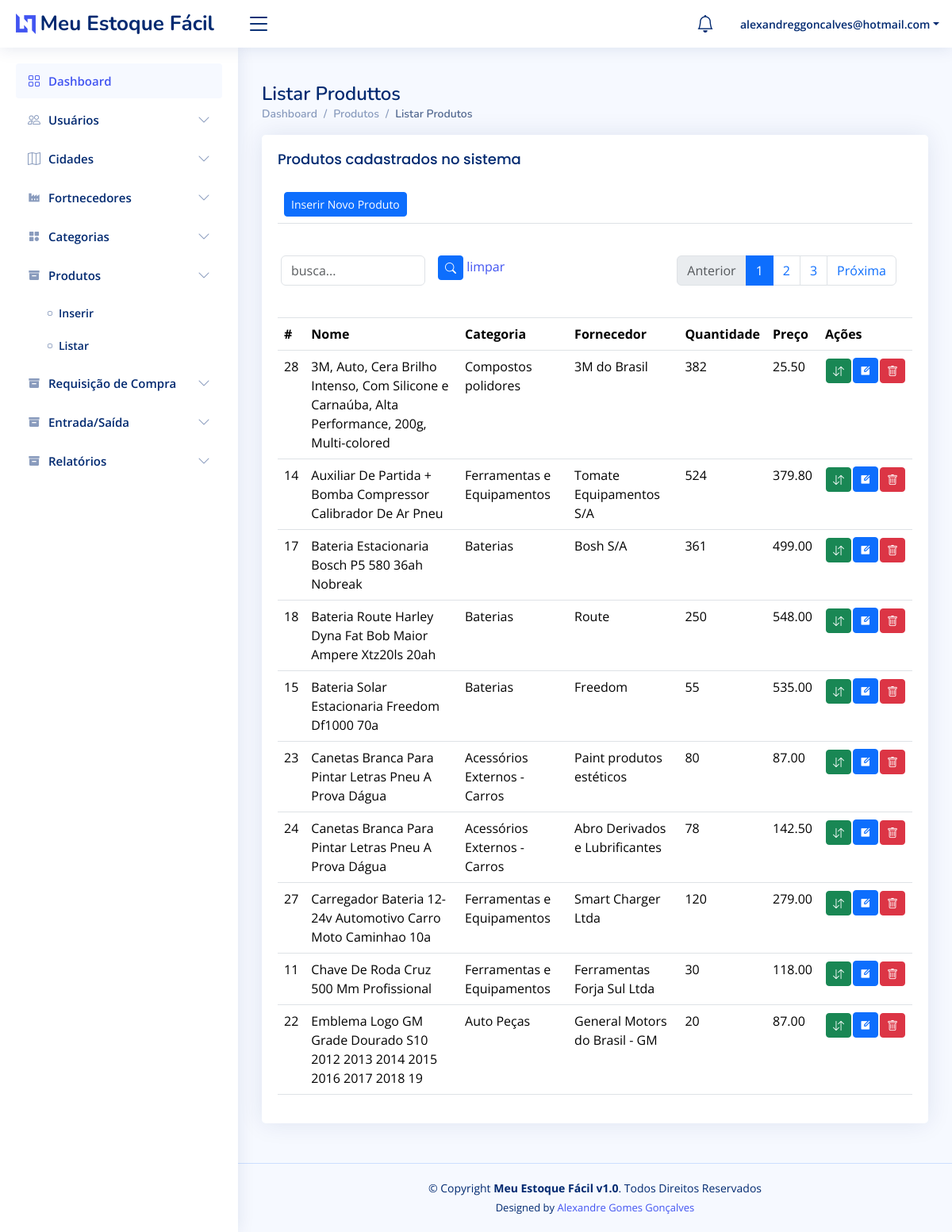
The page /produto/listarProdutos/ (signed in) on the database its author committed.
### authuser/models.py (models this page shows, shortened)
class User(AbstractBaseUser, PermissionsMixin):
    email = models.EmailField(blank=True, default='', unique=True)
    name  = models.CharField(max_length=255, blank=True, default='')
    is_active       = models.BooleanField(default=True)
    is_superuser    = models.BooleanField(default=True)
    is_staff        = models.BooleanField(default=True)
    date_joined = models.DateTimeField(default=timezone.now)
    last_login  = models.DateTimeField(blank=True, null=True)
    objects = CustomUserManager()
    USERNAME_FIELD  = 'email'
    EMAIL_FIELD     = 'email'
    REQUIRED_FIELDS = []
    class Meta:
        verbose_name        = 'User'
        verbose_name_plural = 'Users'

### produto/models.py (models this page shows, shortened)
class Produto(models.Model):
    idProduto       = models.AutoField(primary_key=True)
    idCategoria     = models.ForeignKey(Categoria, blank=False, null=False, on_delete=models.CASCADE)
    idFornecedor    = models.ForeignKey(Fornecedor, blank=False, null=False, on_delete=models.CASCADE)
    nomeProduto     = models.CharField(max_length=255, blank=False, null=False)
    quantidade      = models.IntegerField(default=0, blank=True, null=True)
    preco           = models.DecimalField(default=0, max_digits=10, decimal_places=2)
    dataValidade    = models.DateField(db_default=date.today(),blank=True, null=True)
    descricao       = models.TextField(blank=True, null=True)
    codigoDeBarras  = models.CharField(max_length=255, blank=True, null=True)
    dataEntrada     = models.DateField(auto_now_add=True)
    created_at      = models.DateTimeField(auto_now_add=True)
    updated_at      = models.DateTimeField(auto_now=True)
    class Meta:
        ordering = ['-nomeProduto']

### categoria/models.py (models this page shows, shortened)
class Categoria(models.Model):
    idCategoria     = models.AutoField(primary_key=True)
    nomeCategoria   = models.CharField(max_length=255)
    created_at      = models.DateTimeField(auto_now_add=True)
    updated_at      = models.DateTimeField(auto_now=True)
    class Meta:
        ordering = ['-nomeCategoria']
    def __str__(self):
        return self.nomeCategoria

### fornecedor/models.py (models this page shows, shortened)
class Fornecedor(models.Model):
    idFornecedor    = models.AutoField(primary_key=True)
    nomeFornecedor  = models.CharField(max_length=255)
    idCidade        = models.ForeignKey(Cidade, blank=True, null=True, on_delete=models.CASCADE)
    created_at      = models.DateTimeField(auto_now_add=True)
    updated_at      = models.DateTimeField(auto_now=True)
    class Meta:
        ordering = ['-nomeFornecedor']
    def __str__(self):
        return self.nomeFornecedor

### produto/views.py (the view)
# urls.py: path('listarProdutos/', views.listarProdutos, name='listarProdutos'),
@login_required(login_url='/sistema/login/')
def listarProdutos(request):
    if request.method == 'POST':
        Produto.objects.filter(idProduto=request.POST.get('idProduto')).delete()
        return redirect('listarProdutos')
    busca = request.GET.get('busca')
    if busca:
        produtos = Produto.objects.filter(nomeProduto__icontains=busca).order_by('nomeProduto')
    else:
        produtos = Produto.objects.all().order_by('nomeProduto')
    produto_paginator = Paginator(produtos, 10)
    page_num = request.GET.get('page')
    page = produto_paginator.get_page(page_num)
    return render(request, 'listarProdutos.html', {'page': page})

### produto/templates/listarProdutos.html (shortened to what this page needs)
{% extends 'base.html' %}
{% load static %}
{% block navbar %}
    {% include 'sidebar.html' %}
{% endblock %}
{% block content %}
    {% block header %}
        {% include 'header.html' %}
    {% endblock %}
    <main id="main" class="main">
        <div class="pagetitle">
            <h1>Listar Produttos</h1>
            <nav>
                <ol class="breadcrumb">
                    <li class="breadcrumb-item"><a href="/dashboard/">Dashboard</a></li>
                    <li class="breadcrumb-item">Produtos</li>
                    <li class="breadcrumb-item active">Listar Produtos</li>
                </ol>
            </nav>
        </div>
        <section class="section">
            <div class="row">
                <div class="col-lg-12">
                    <div class="card">
                        <div class="card-body">
                            <h5 class="card-title">Produtos cadastrados no sistema</h5>
                            <table class="table table-hover">
                                <thead>
                                    <tr>
                                        <td colspan="7">
                                            <a href="/produto/inserirProduto">
                                                <button class="btn btn-sm btn-primary">Inserir Novo Produto</button>
                                            </a>
                                        </td>
                                    </tr>
                                    <tr>
                                        <td colspan="7">
                                            <div class="row mb-3">
                                                <form class="row g-3">
                                                    <form action="" method="GET">
                                                        <div class="col-md-3">
                                                            <input type="text" class="form-control" id="busca" name="busca" value="{{request.GET.busca}}" placeholder="busca...">
                                                        </div>
                                                        <div class="col-md-3">
                                                            <button type="submit" class="btn btn-sm btn-primary"><i class="bi bi-search"></i></button>
                                                            <a href="/produto/listarProdutos">limpar</a>
                                                        </div>
                                                        <div class="col-md-6">
                                                            <div class="page-links">
                                                                <nav aria-label="...">
                                                                    <ul class="pagination justify-content-end">
                                                                    {% if page.has_previous %}
                                                                        <li class="page-item">
                                                                            <a class="page-link" href="/produto/listarProdutos/?page={{page.previous_page_number}}&busca={{request.GET.busca}}" tabindex="-1">Anterior</a>
                                                                        </li>
                                                                    {% else %}
                                                                        <li class="page-item disabled">
                                                                            <a class="page-link" href="#" tabindex="-1" aria-disabled="true">Anterior</a>
                                                                        </li>
                                                                    {% endif %}
                                                                    {% for pageNum in page.paginator.page_range %}
                                                                        {% if page.number == pageNum %}
                                                                            <li class="page-item active"><a class="page-link" href="#">{{pageNum}}</a></li>
                                                                        {% else %}
                                                                            <li class="page-item"><a class="page-link" href="/produto/listarProdutos/?page={{pageNum}}&busca={{request.GET.busca}}">{{pageNum}}</a></li>
                                                                        {% endif %}
                                                                    {% endfor %}
                                                                    {% if page.has_next %}
                                                                        <li class="page-item">
                                                                            <a class="page-link" href="/produto/listarProdutos/?page={{page.next_page_number}}&busca={{request.GET.busca}}">Próxima</a>
                                                                        </li>
                                                                    {% else %}
                                                                        <li class="page-item disabled">
                                                                            <a class="page-link" href="#" aria-disabled="true">Próxima</a>
                                                                        </li>
                                                                    {% endif %}
                                                                    </ul>
                                                                </nav>
                                                            </div>
                                                        </div>
                                                    </form>
                                                </div>
                                            </div>
                                    <tr>
                                        <th scope="col">#</th>
                                        <th scope="col">Nome</th>
                                        <th scope="col">Categoria</th>
                                        <th scope="col">Fornecedor</th>
                                        <th scope="col">Quantidade</th>
                                        <th scope="col">Preço</th>
                                        <th>Ações</th>
                                    </tr>
                                <tbody>
                                    {% for produto in page.object_list %}
                                    <tr>
                                        <td scope="col">{{produto.idProduto}}</td>
                                        <td scope="col">{{produto.nomeProduto}}</td>
                                        <td scope="col">{{produto.idCategoria}}</td>
                                        <td scope="col">{{produto.idFornecedor}}</td>
                                        <td scope="col">{{produto.quantidade}}</td>
                                        <td scope="col">{{produto.preco}}</td>
                                        <td>
                                            <table>
                                                <tr>
                                                    <td>
                                                        <a href="#">
                                                            <button class="btn btn-sm btn-success" alt="editar"><i class="bi bi-arrow-down-up" data-bs-toggle="tooltip" data-bs-placement="bottom" title="Registrar Entrada/Saída" onClick="entradaSaida('{{produto.codigoDeBarras}}')"></i></button>
                                                        </a>
                                                    </td>
                                                    <td>
                                                        <a href="/produto/editarProduto/{{produto.idProduto}}?id={{produto.idProduto}}">
                                                            <button class="btn btn-sm btn-primary" alt="editar"><i class="ri-edit-box-fill" data-bs-toggle="tooltip"></i></button>
                                                        </a>
                                                    </td>
                                                    <td>
                                                        <form action="" method="post">
                                                            <button type="button" class="btn btn-danger btn-sm" data-bs-toggle="modal" data-bs-target="#delete{{produto.idProduto}}"><i class="bi bi-trash"></i></button>
                                                        </form>
                                                    </td>
                                                </tr>
                                            </table>
                                        </td>
                                    </tr>
                                    {% endfor %}
                                </tbody>
                        </div>
                    </div>
                </div>
        </section>
    </main>
{% endblock %}

### sistema/templates/header.html (shortened to what this page needs)
{% load static %}
  <header id="header" class="header fixed-top d-flex align-items-center">
    <div class="d-flex align-items-center justify-content-between">
      <a href="/" class="logo d-flex align-items-center">
        <img src="{% static 'img/logo.png' %}" alt="">
        <span class="d-none d-lg-block">Meu Estoque Fácil</span>
      </a>
      <i class="bi bi-list toggle-sidebar-btn"></i>
    </div>
    <nav class="header-nav ms-auto">
      <ul class="d-flex align-items-center">
        <li class="nav-item dropdown">
          <a class="nav-link nav-icon" href="#" data-bs-toggle="dropdown">
            <i class="bi bi-bell"></i>
          </a>
        </li>
        <li class="nav-item dropdown pe-3">
          <a class="nav-link nav-profile d-flex align-items-center pe-0" href="#" data-bs-toggle="dropdown">
            <span class="d-none d-md-block dropdown-toggle ps-2">{{request.user}}</span>
          </a>
        </li>
      </ul>
    </nav>
  </header>

### assets/css/style.css (style rules this page uses)
:root { scroll-behavior: smooth; }
body { font-family: "Open Sans", sans-serif; background: #f6f9ff; color: #444444; }
a { color: #4154f1; text-decoration: none; }
h1, h2, h3, h4, h5, h6 { font-family: "Nunito", sans-serif; }
#main { margin-top: 60px; padding: 20px 30px; transition: all 0.3s; }
.pagetitle { margin-bottom: 10px; }
.pagetitle h1 { font-size: 24px; margin-bottom: 0; font-weight: 600; color: #012970; }
.card { margin-bottom: 30px; border: none; border-radius: 5px; box-shadow: 0px 0 30px rgba(1, 41, 112, 0.1); }
.card-title { padding: 20px 0 15px 0; font-size: 18px; font-weight: 500; color: #012970; font-family: "Poppins", sans-serif; }
.card-body { padding: 0 20px 20px 20px; }
.breadcrumb { font-size: 14px; font-family: "Nunito", sans-serif; color: #899bbd; font-weight: 600; }
.breadcrumb a { color: #899bbd; transition: 0.3s; }
.breadcrumb .breadcrumb-item::before { color: #899bbd; }
.breadcrumb .active { color: #51678f; font-weight: 600; }
.logo { line-height: 1; }
@media (min-width: 1200px) { .logo { width: 280px; } }
.logo img { max-height: 26px; margin-right: 6px; }
.logo span { font-size: 26px; font-weight: 700; color: #012970; font-family: "Nunito", sans-serif; }
.header { transition: all 0.5s; z-index: 997; height: 60px; box-shadow: 0px 2px 20px rgba(1, 41, 112, 0.1); background-color: #fff; padding-left: 20px; }
.header .toggle-sidebar-btn { font-size: 32px; padding-left: 10px; cursor: pointer; color: #012970; }
.header-nav ul { list-style: none; }
.header-nav>ul { margin: 0; padding: 0; }
.header-nav .nav-icon { font-size: 22px; color: #012970; margin-right: 25px; position: relative; }
.header-nav .nav-profile { color: #012970; }
.header-nav .nav-profile span { font-size: 14px; font-weight: 600; }
@media (min-width: 1200px) { #main, #footer { margin-left: 300px; } }

### rows shown on the page
User: user "alexandreggoncalves@hotmail.com"
Produto: idProduto "28", nomeProduto "3M, Auto, Cera Brilho Intenso, Com Silicone e Carnaúba, Alta Performance, 200g, Multi-colored", idCategoria "Compostos polidores", idFornecedor "3M do Brasil", quantidade "382", preco "25.50"
Produto: idProduto "14", nomeProduto "Auxiliar De Partida + Bomba Compressor Calibrador De Ar Pneu", idCategoria "Ferramentas e Equipamentos", idFornecedor "Tomate Equipamentos S/A", quantidade "524", preco "379.80"
Produto: idProduto "17", nomeProduto "Bateria Estacionaria Bosch P5 580 36ah Nobreak", idCategoria "Baterias", idFornecedor "Bosh S/A", quantidade "361", preco "499.00"
Produto: idProduto "18", nomeProduto "Bateria Route Harley Dyna Fat Bob Maior Ampere Xtz20ls 20ah", idCategoria "Baterias", idFornecedor "Route", quantidade "250", preco "548.00"
Produto: idProduto "15", nomeProduto "Bateria Solar Estacionaria Freedom Df1000 70a", idCategoria "Baterias", idFornecedor "Freedom", quantidade "55", preco "535.00"
Produto: idProduto "23", nomeProduto "Canetas Branca Para Pintar Letras Pneu A Prova Dágua", idCategoria "Acessórios Externos - Carros", idFornecedor "Paint produtos estéticos", quantidade "80", preco "87.00"
Produto: idProduto "24", nomeProduto "Canetas Branca Para Pintar Letras Pneu A Prova Dágua", idCategoria "Acessórios Externos - Carros", idFornecedor "Abro Derivados e Lubrificantes", quantidade "78", preco "142.50"
Produto: idProduto "27", nomeProduto "Carregador Bateria 12-24v Automotivo Carro Moto Caminhao 10a", idCategoria "Ferramentas e Equipamentos", idFornecedor "Smart Charger Ltda", quantidade "120", preco "279.00"
Produto: idProduto "11", nomeProduto "Chave De Roda Cruz 500 Mm Profissional", idCategoria "Ferramentas e Equipamentos", idFornecedor "Ferramentas Forja Sul Ltda", quantidade "30", preco "118.00"
Produto: idProduto "22", nomeProduto "Emblema Logo GM Grade Dourado S10 2012 2013 2014 2015 2016 2017 2018 19", idCategoria "Auto Peças", idFornecedor "General Motors do Brasil - GM", quantidade "20", preco "87.00"

### other values the page prints
{{ pageNum }} "1"
{{ pageNum }} "2" "3"
